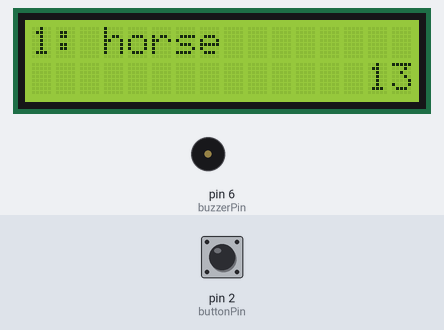
A sketch run on a simulated Arduino Uno, built with avr-gcc and run on an emulated ATmega328P. Parts: 16×2 character LCD, buzzer (waves = sounding). Inputs (shaded band) come from the test bench; at power-on: pin 2 (buttonPin) HIGH. Random numbers use the default seed unless the sketch sets one. At 42.0 s the program stops and its outputs stay as they are.

Above: at 7.2 s.
7.3 s: pin 2 (buttonPin) pulled LOW for 3.2 s
At 11.7 s:
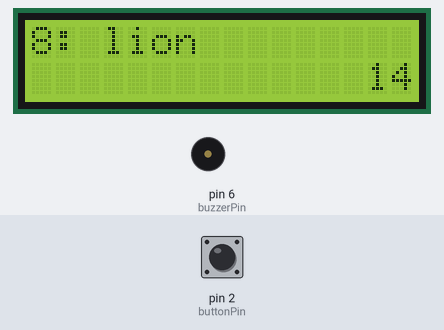
12.0 s: pin 2 (buttonPin) pulled LOW for 0.15 s
At 14.2 s:
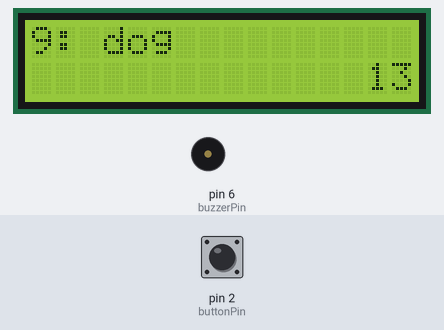
15.0 s: pin 2 (buttonPin) pulled LOW for 1 s
At 16.7 s:
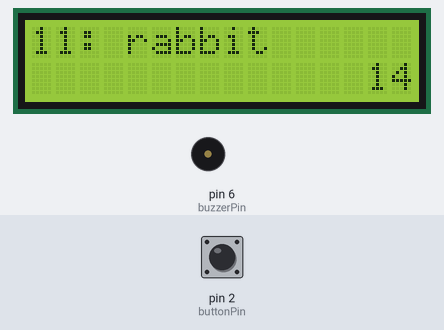
17.5 s: pin 2 (buttonPin) pulled LOW for 0.15 s
At 19.5 s:
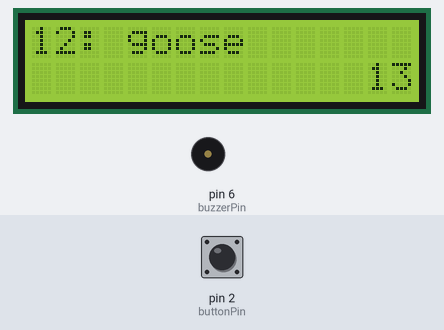
20.5 s: pin 2 (buttonPin) pulled LOW for 3.2 s
At 24.6 s:
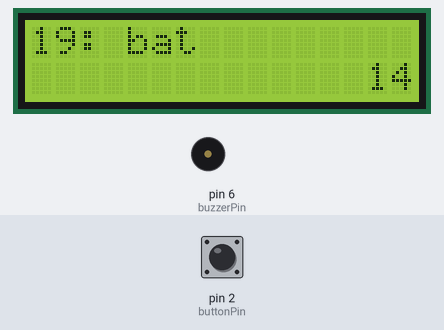
25.2 s: pin 2 (buttonPin) pulled LOW for 0.15 s
At 42.5 s:
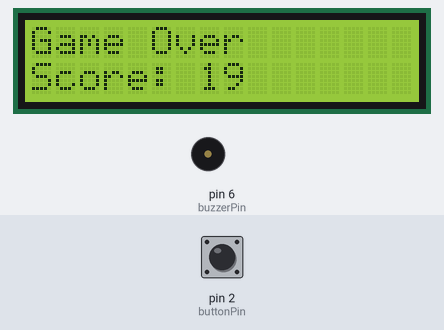
Timing chart, 0 to 43.5 s (numbered marks = the images above; inputs shaded):
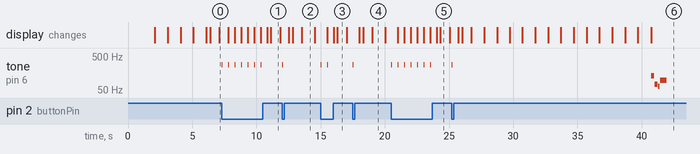

Measured:
- after the input at 7.3 s, tone on pin 6 (buzzerPin): alternates 272 Hz for 0.05 s and silent for 0.45 s, 14 changes in all, then stays silent, starting at once
- after the input at 12.0 s, tone on pin 6 (buzzerPin): silent → 272 Hz at once, → silent 0.05 s later
- after the input at 15.0 s, tone on pin 6 (buzzerPin): alternates 272 Hz for 0.05 s and silent for 0.45 s, 4 changes in all, then stays silent, starting at once
- after the input at 17.5 s, tone on pin 6 (buzzerPin): silent → 272 Hz at once, → silent 0.05 s later
- after the input at 20.5 s, tone on pin 6 (buzzerPin): alternates 272 Hz for 0.05 s and silent for 0.45 s, 14 changes in all, then stays silent, starting at once
- what the display in image 1 shows lasts 0.8 s, from 11.1 s to 11.9 s
- what the display in image 2 shows lasts 1.0 s, from 13.5 s to 14.5 s

The sketch:

COMP444_4C_DIYWhoAmI_ImprovedBuzzer.ino
```cpp
#include <LiquidCrystal.h>
LiquidCrystal lcd(13, 12, 11, 10, 9, 8);

int buttonPin = 2;
int buzzerPin = 6;
int buttonPressTime = 0;

long timeLimit = 15000;
long startTime = 0;
int roundNumber = 0;
const int arraySize = 25;

const char* words[arraySize] = { "moose", "beaver", "bear", "goose", "dog", "cat", "squirrel",
                                 "bird", "elephant", "horse", "bull", "giraffe", "seal", "bat",
                                 "skunk", "turtle", "whale", "rhino", "lion", "monkey", "frog",
                                 "alligator", "kangeroo", "hippo", "rabbit" };

int sequence[] = { -1, -1, -1, -1, -1, -1, -1, -1, -1, -1, -1, -1, -1, -1, -1, -1, -1, -1, -1, -1, -1, -1, -1, -1, -1 };

void setup() {
  pinMode(buttonPin, INPUT_PULLUP);

  lcd.begin(16, 2);

  generateRandomOrder();

  showStartSequence();
}

void loop() {
  for (int i = 0; i < arraySize; i++) {

    lcd.clear();

    roundNumber = i + 1;
    lcd.print(roundNumber);
    lcd.print(": ");
    lcd.print(words[sequence[i]]);

    startTime = millis();

    while (digitalRead(buttonPin) == HIGH) {

      int roundedTime = round((timeLimit - (millis() - startTime)) / 1000);
      lcd.setCursor(14, 1);
      lcd.print("  ");
      lcd.setCursor(14, 1);
      lcd.print(roundedTime);
      delay(15);

      if (millis() - startTime > timeLimit) {
        gameOver();
      }
    }
    if (digitalRead(buttonPin) == LOW) {
      tone(buzzerPin, 272, 50);
    }
    delay(500);
  }
  winner();
}


//-------------------------------------------------------------------
void showStartSequence() {
  lcd.clear();

  lcd.setCursor(0, 0);
  lcd.print("Category:");

  lcd.setCursor(0, 1);
  lcd.print("Animals");

  delay(2000);

  lcd.clear();
  lcd.print("Get Ready!");
  delay(1000);

  lcd.clear();
  lcd.print("3");
  delay(1000);

  lcd.clear();
  lcd.print("2");
  delay(1000);

  lcd.clear();
  lcd.print("1");
  delay(1000);
}

void generateRandomOrder() {

  randomSeed(analogRead(0));

  for (int i = 0; i < arraySize; i++) {
    int currentNumber = 0;
    boolean match = false;

    do {
      currentNumber = random(0, arraySize);
      match = false;
      for (int i = 0; i < arraySize; i++) {
        if (currentNumber == sequence[i]) {
          match = true;
        }
      }
    } while (match == true);
    sequence[i] = currentNumber;
  }
}

void gameOver() {
  lcd.clear();

  lcd.setCursor(0, 0);
  lcd.print("Game Over");

  lcd.setCursor(0, 1);
  lcd.print("Score: ");
  lcd.print(roundNumber - 1);

  tone(buzzerPin, 130, 250);
  delay(275);
  tone(buzzerPin, 73, 250);
  delay(275);
  tone(buzzerPin, 65, 150);
  delay(175);
  tone(buzzerPin, 98, 500);
  delay(500);

  while (true) {}
}

void winner() {
  lcd.clear();

  lcd.setCursor(7, 0);
  lcd.print("YOU");

  lcd.setCursor(7, 1);
  lcd.print("WIN!");

  tone(buzzerPin, 1318, 150);
  delay(175);
  tone(buzzerPin, 1567, 150);
  delay(175);
  tone(buzzerPin, 2637, 150);
  delay(175);
  tone(buzzerPin, 2093, 150);
  delay(175);
  tone(buzzerPin, 2349, 150);
  delay(175);
  tone(buzzerPin, 3135, 500);
  delay(500);

  while (true) {}
}
```
